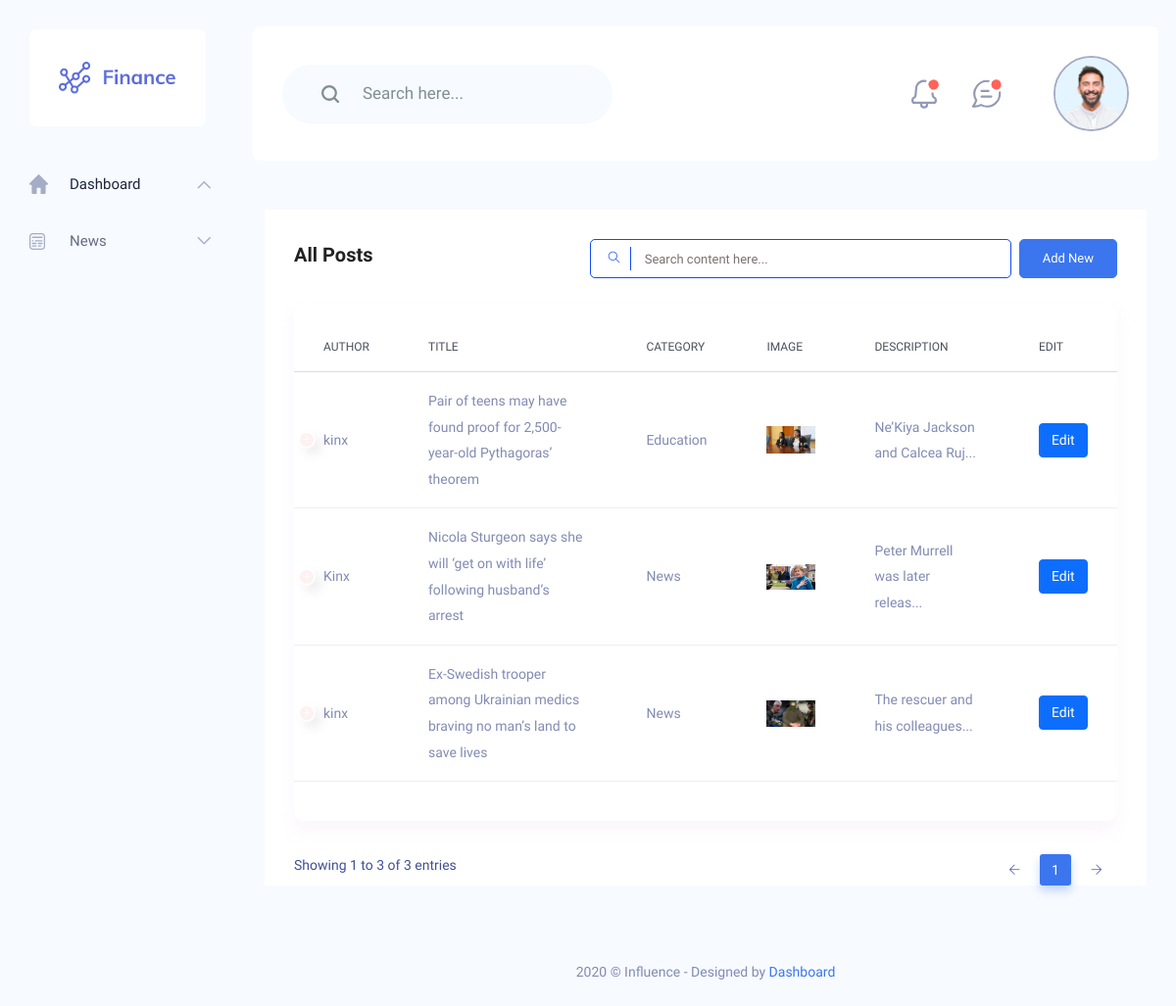
Screenshot of /view-post/ (signed in) with the database file from the repository.
### klog/models.py (models this page shows, shortened)
class Blog(models.Model):
    Author = models.CharField(max_length=200)
    Title = models.CharField(max_length=200)
    Description = models.TextField()
    Category = models.CharField(max_length=200)
    Image = models.ImageField(upload_to= 'uploads/', null=True, blank=True)
    Date_Created = models.DateTimeField(auto_now_add=True, null=True)

### klog/views.py (the view)
# urls.py: path('view-post/', views.viewblog, name='viewpost'),
@login_required(login_url='login')
def viewblog(request):
    blogs = Blog.objects.all()
    context = {'blogs':blogs}
    return render(request, 'klog/view-post.html', context)

### klog/templates/klog/view-post.html (shortened to what this page needs)
{% extends 'dash.html' %} {% load static %} {% block section %}
<div class="main_content_iner ">
        <div class="container-fluid plr_30 body_white_bg pt_30">
                <div class="row justify-content-center">
                        <div class="col-12">
                                <div class="QA_section">
                                        <div class="white_box_tittle list_header">
                                                <h4>All Posts</h4>
                                                <div class="box_right d-flex lms_block">
                                                        <div class="serach_field_2">
                                                                <div class="search_inner">
                                                                        <form Active="#">
                                                                                <div class="search_field">
                                                                                        <input type="text" placeholder="Search content here...">
                                                                                </div>
                                                                                <button type="submit">
                                                                                        <i class="ti-search"></i>
                                                                                </button>
                                                                        </form>
                                                                </div>
                                                        </div>
                                                        <div class="add_button ms-2">
                                                                <a href="{% url 'create-blog' %}" data-bs-toggle="" data-bs-target="#addcategory" class="btn_1">Add New</a>
                                                        </div>
                                                </div>
                                        </div>
                                        <div class="QA_table ">
                                                <table class="table lms_table_active">
                                                        <thead>
                                                                <tr>
                                                                        <th scope="col">Author</th>
                                                                        <th scope="col">Title</th>
                                                                        <th scope="col">Category</th>
                                                                        <th scope="col">Image</th>
                                                                        <th scope="col">Description</th>
                                                                        <th scope="col">Edit</th>
                                                                </tr>
                                                        </thead>
                                                        <tbody>
                                                                {% for blog in blogs %}
                                                                <tr>
                                                                        <td>{{blog.Author}}</td>
                                                                        <td>{{blog.Title}}</td>
                                                                        <td>{{blog.Category}}</td>
                                                                        <td> {% if blog.Image %}
                                                                                        <img width='50' src= {{blog.Image.url}}>
                                                                                        {% endif %}
                                                                                        </td>
                                                                        <td>{{blog.Description|slice:30}}...</td>
                                                                        <td>
                                                                                <a href="{% url 'edit-post' blog.id %}" class="btn btn-primary text-white">Edit</a>
                                                                        </td>
                                                                </tr>
                                                                {% endfor %}
                                                        </tbody>
                                                </table>
                                        </div>
                                </div>
                        </div>
                </div>
        </div>
</div>
{% endblock %}

### rows the page displays
Blog: Author "kinx", Title "Pair of teens may have found proof for 2,500-year-old Pythagoras’ theorem", Category "Education", Image (picture), Description "Ne’Kiya Jackson and Calcea Ruj"
Blog: Author "Kinx", Title "Nicola Sturgeon says she will ‘get on with life’ following husband’s arrest", Category "News", Image (picture), Description "Peter Murrell was later releas"
Blog: Author "kinx", Title "Ex-Swedish trooper among Ukrainian medics braving no man’s land to save lives", Category "News", Image (picture), Description "The rescuer and his colleagues"
